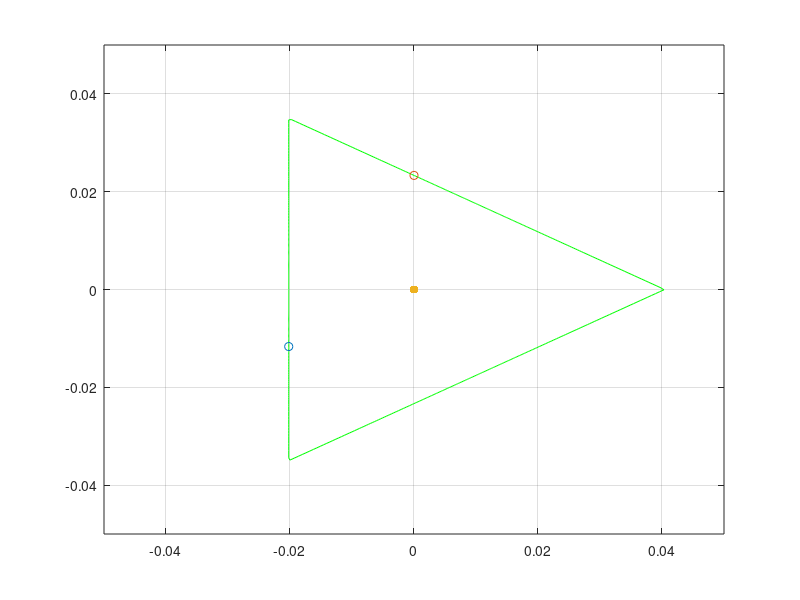

Recreate this plot in MATLAB.
%% main_frontier_r_append
l_tri = 70*1e-03;
phi_1= [0:0.01: pi/6];
phi_2= [0:0.01:4*pi/3];
phi_3= [pi:0.01:9*pi/3];

r_1=l_tri/sqrt(3)*(cos(pi/3))./(cos(mod(phi_1+pi/2,2*pi/3)-pi/3));
r_2=l_tri/sqrt(3)*(cos(pi/3))./(cos(mod(phi_2-pi/2,2*pi/3)-pi/3));
r_3=l_tri/sqrt(3)*(cos(pi/3))./(cos(mod(phi_3,2*pi/3)-pi/3));

phi30=pi/6+pi;
r30=l_tri/sqrt(3)*(cos(pi/3))./(cos(mod(phi30,2*pi/3)-pi/3));
r90=l_tri/sqrt(3)*(cos(pi/3))./(cos(mod(pi/2,2*pi/3)-pi/3));
x30=r30.*cos(phi30);
y30=r30*sin(phi30);
x90=r90*cos(pi/2);
y90=r90*sin(pi/2);
close all
figure(1)
plot(r_3.*cos(phi_3),r_3.*sin(phi_3),'Color','green')
hold on
scatter(x30,y30,'black')
hold on
scatter(x90,y90,'blue')
scatter(0,0,'red','filled')
grid on
xlim([-1 1]*0.05)
ylim([-1 1]*0.05)